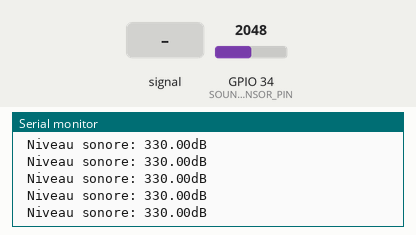
Simulated run of this sketch. Board: ESP32. On the bench: the last lines printed to the serial monitor. The inputs (shaded band) are chosen by the test bench; at power-on: GPIO 34 (SOUND_SENSOR_PIN) = 2048.

Above: at 1.2 s.
1.3 s: GPIO 34 (SOUND_SENSOR_PIN) fed a 2 Hz sine of ±1228 counts around its level
At 2.3 s:
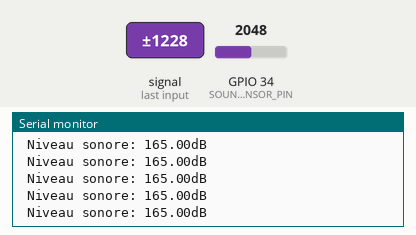
4.3 s: GPIO 34 (SOUND_SENSOR_PIN) set to 491
At 5.0 s:
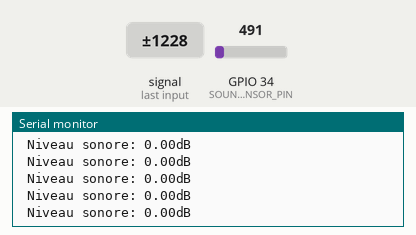
Timing chart, 0 to 5.4 s (numbered marks = the images above; inputs shaded):
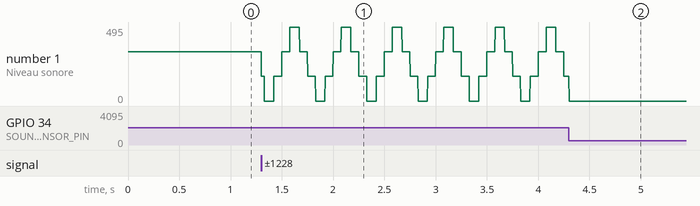

The sketch:

SoundSensor.ino
```cpp
/**
 * Nom du fichier :
 *  @name SoundSensor.ino
 * Description :
 *  @brief Code Test pour le de niveau sonore
 * restrictions:
 *  Pour type de carte ESP32 Feather
 * Historique :
 *  @date 2023-04-29 @author Yanick Labelle- Entrée initiale du code.
 *  @note aucune(s)
 */

#include <Arduino.h>

#define SOUND_SENSOR_PIN 34
#define RESOLUTION 1024
#define VOLTAGE_REFERENCE 3.3

float fSoundSensorVoltage;
float fSoundSensorValue;

void setup() {
  Serial.begin(115200);
}

void loop() {
  fSoundSensorVoltage = analogRead(SOUND_SENSOR_PIN) / RESOLUTION * VOLTAGE_REFERENCE;   // Récupérer le niveau sonore en dB
  fSoundSensorValue = fSoundSensorVoltage * 50.0;                                        // conversion de la tension en décibels
  Serial.println(" Niveau sonore: " + String(fSoundSensorValue) + "dB");
}
```

Measured:
- after the input at 1.3 s, the serial monitor: prints a new line at once (image 1)
- plotted number 1: 330 → 165 after the input at 1.3 s
